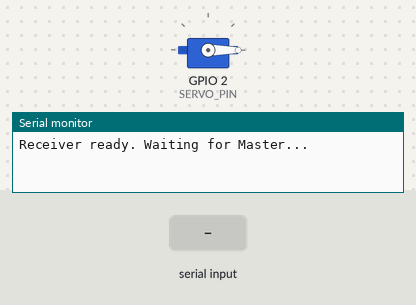
Simulated run of this sketch. Board: ESP32. Parts: servo, the last lines printed to the serial monitor. Inputs (shaded band) come from the test bench. Nothing arrives over Bluetooth unless stated.

Above: at 1.2 s.
1.3 s: "90,45\n" received over the second serial link
At 1.9 s:
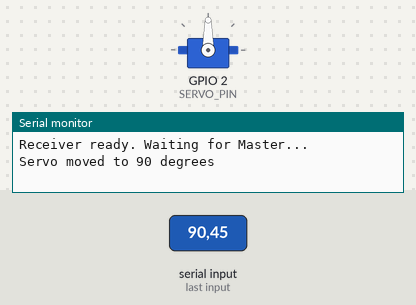
2.8 s: "30,150\n" received over the second serial link
At 3.1 s:
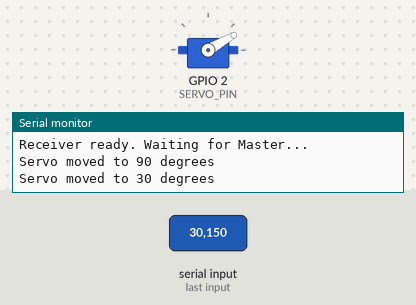
4.3 s: "90\n" received over the second serial link
At 5.4 s:
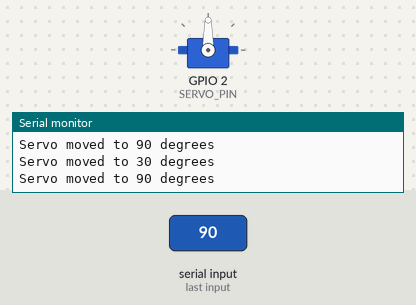
Timing chart, 0 to 7.3 s (numbered marks = the images above; inputs shaded):
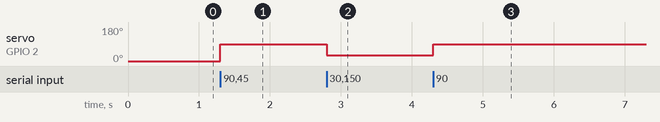

The sketch:

ESP32_Slave_LED_Control.ino
```cpp
#include "BluetoothSerial.h"
#include <ESP32Servo.h>

BluetoothSerial SerialBT;
Servo myServo;

const int SERVO_PIN = 2;  // Use a PWM-capable pin on ESP32

void setup() {
  Serial.begin(115200);

  // Initialize Bluetooth in Slave mode
  SerialBT.begin("ESP32_Servo_Receiver");
  Serial.println("Receiver ready. Waiting for Master...");

  // Attach servo
  myServo.attach(SERVO_PIN);
  myServo.write(0); // Start at 0 degrees
}

void loop() {
  if (SerialBT.available()) {
    String input = SerialBT.readStringUntil('\n'); // Receive angle
    input.trim();
    int angle = input.toInt();

    if (angle >= 0 && angle <= 180) {
      myServo.write(angle);
      Serial.printf("Servo moved to %d degrees\n", angle);
    } else {
      Serial.println("Invalid input received");
    }
  }
}
```

Measured:
- after the input at 1.3 s, servo on GPIO 2 (SERVO_PIN): 0° → 90° at once
- after the input at 2.8 s, servo on GPIO 2 (SERVO_PIN): 90° → 30° at once
- after the input at 4.3 s, servo on GPIO 2 (SERVO_PIN): 30° → 90° at once
